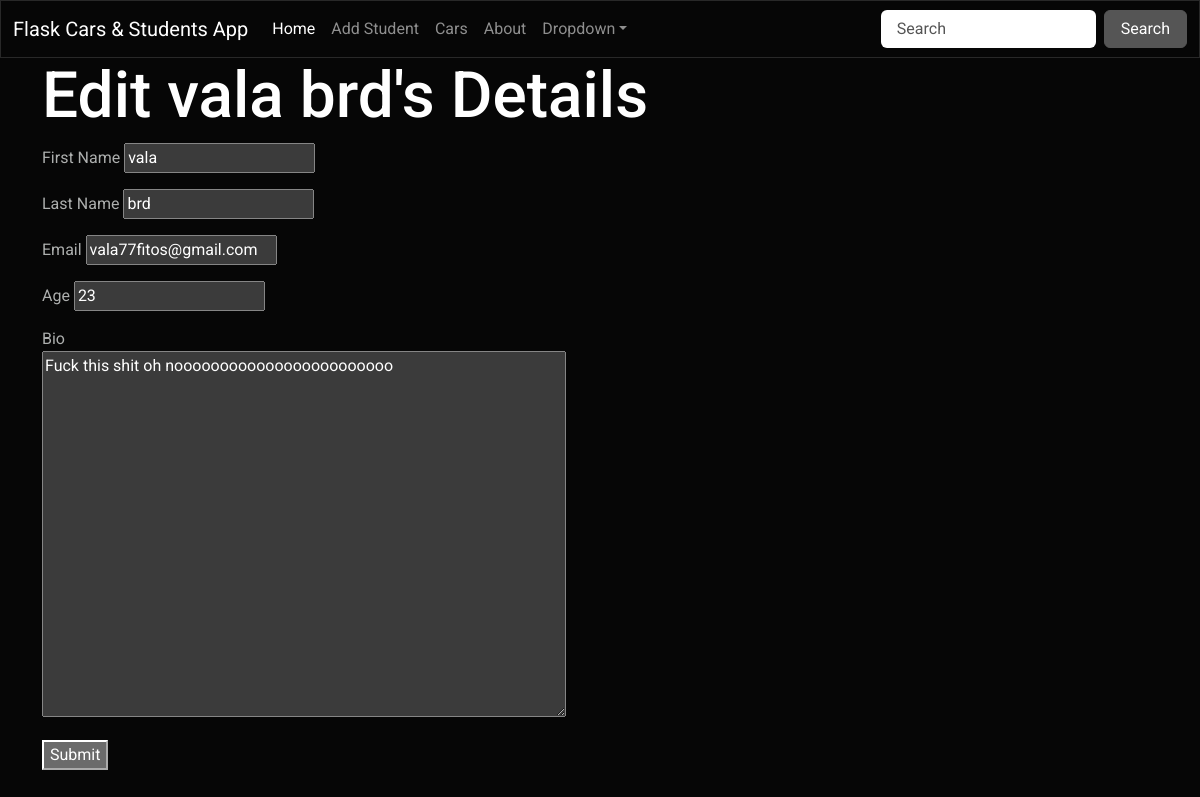
Page /1/edit/ on the committed database.
### app.py (models this page shows, shortened)
class Student(db.Model):
    id = db.Column(db.Integer, primary_key=True)
    firstname = db.Column(db.String(100), nullable=False)
    lastname = db.Column(db.String(100), nullable=False)
    email = db.Column(db.String(80), unique=True, nullable=False)
    age = db.Column(db.Integer)
    created_at = db.Column(db.DateTime(timezone=True),
                           server_default=func.now())
    bio = db.Column(db.Text)

### app.py (the view, shortened to what this page needs)
@app.route('/<int:student_id>/edit/', methods=('GET', 'POST'))
def edit(student_id):
    student = Student.query.get_or_404(student_id)
    return render_template('edit.html', student=student)

### templates/edit.html (shortened to what this page needs)
{% extends 'layout.html' %}
{% block content %}
    <h1 style="width: 100%">
        {% block title %} Edit {{ student.firstname }}
                               {{ student.lastname }}'s Details
        {% endblock %}
    </h1>
    <form method="post">
        <p>
            <label for="firstname">First Name</label>
            <input type="text" name="firstname"
                   value={{ student.firstname }}
                   placeholder="First name">
        </p>
        <p>
            <label for="lastname">Last Name</label>
            <input type="text" name="lastname"
                   value={{ student.lastname }}
                   placeholder="Last name">
        </p>
        <p>
            <label for="email">Email</label>
            <input type="email" name="email"
                   value={{ student.email }}
                   placeholder="Student email">
        </p>
        <p>
            <label for="age">Age</label>
            <input type="number" name="age"
                   value={{ student.age }}
                   placeholder="Age">
        </p>
        <p>
        <label for="bio">Bio</label>
        <br>
        <textarea name="bio"
                  placeholder="Bio"
                  rows="15"
                  cols="60"
                  >{{ student.bio }}</textarea>
        </p>
        <p>
            <button type="submit">Submit</button>
        </p>
    </form>
{% endblock %}

### rows in the picture
Student: firstname "vala", lastname "brd", email "vala77fitos@gmail.com", age "23", bio "Fuck this shit oh noooooooooooooooooooooooo"
